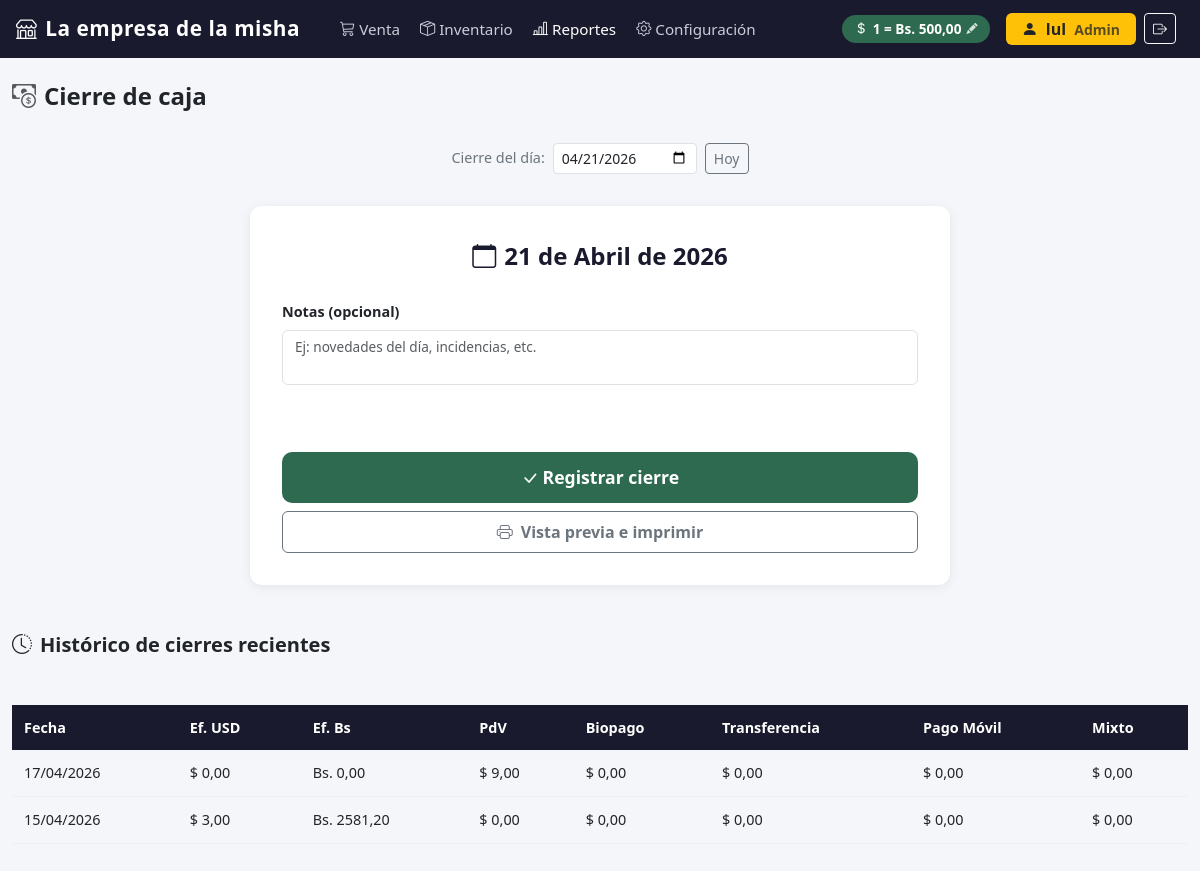
The app's page /reportes/cierre/ (signed in), older data.
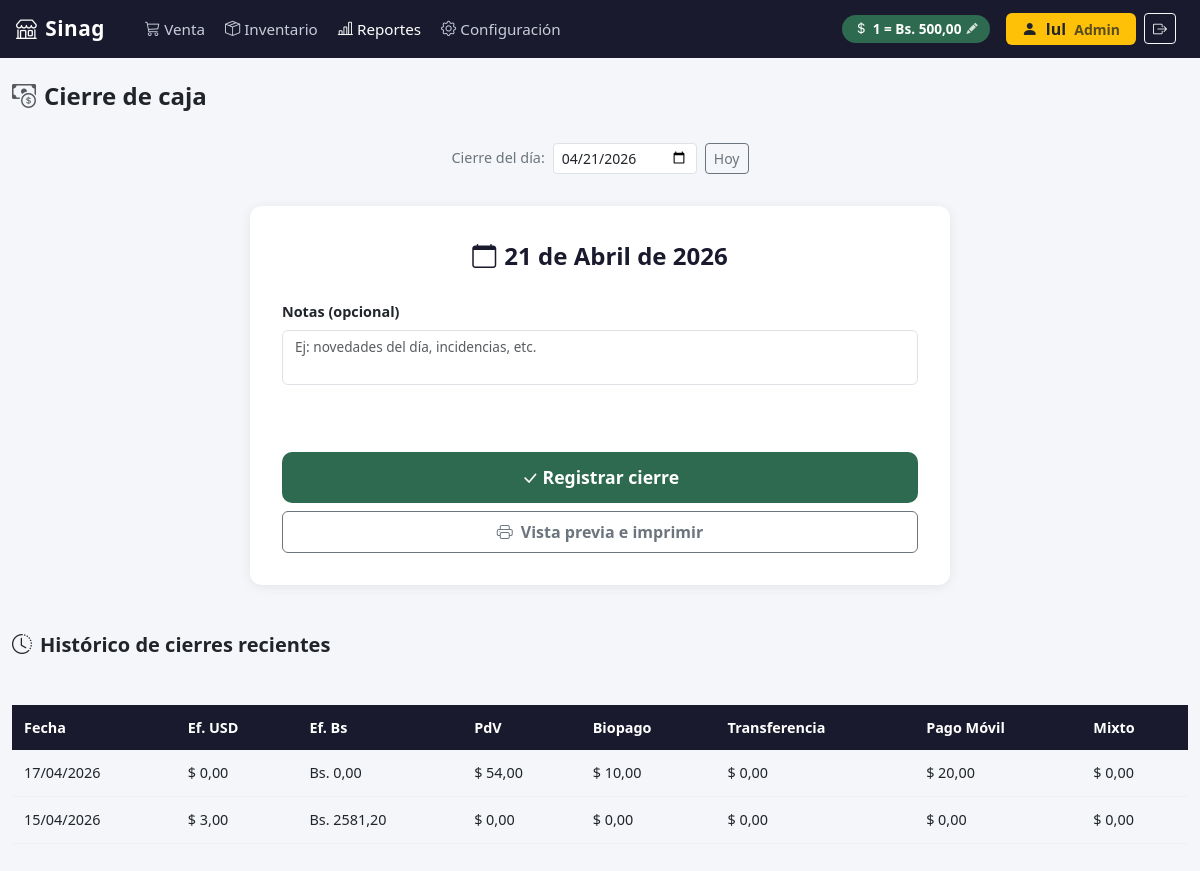
The same page, newer data.
### configuracion/models.py (models this page shows, shortened)
class Empresa(models.Model):
    nombre = models.CharField(max_length=200)
    rif = models.CharField(max_length=20)
    telefono = models.CharField(max_length=20, blank=True)
    direccion = models.TextField(blank=True)
    logo = models.ImageField(upload_to='empresa/', blank=True, null=True)
    imprimir_ticket   = models.BooleanField(default=False)
    nombre_impresora  = models.CharField(max_length=200, blank=True, default='')
    class Meta:
        verbose_name = 'Empresa'

### reportes/models.py (models this page shows, shortened)
class CierreCaja(models.Model):
    fecha_cierre = models.DateTimeField(auto_now_add=True)
    fecha = models.DateField()  # Día del que se cierra
    efectivo_usd_esperado = models.DecimalField(max_digits=10, decimal_places=2, default=0)
    efectivo_bs_esperado = models.DecimalField(max_digits=14, decimal_places=2, default=0)
    efectivo_usd_real = models.DecimalField(max_digits=10, decimal_places=2)
    efectivo_bs_real = models.DecimalField(max_digits=14, decimal_places=2)
    diferencia_usd = models.DecimalField(max_digits=10, decimal_places=2, default=0)
    diferencia_bs = models.DecimalField(max_digits=14, decimal_places=2, default=0)
    punto_de_venta_total = models.DecimalField(max_digits=10, decimal_places=2, default=0)
    biopago_total = models.DecimalField(max_digits=10, decimal_places=2, default=0)
    transferencia_total = models.DecimalField(max_digits=10, decimal_places=2, default=0)
    pago_movil_total = models.DecimalField(max_digits=10, decimal_places=2, default=0)
    mixto_total = models.DecimalField(max_digits=10, decimal_places=2, default=0)
    notas = models.TextField(blank=True)
    class Meta:
        verbose_name = 'Cierre de caja'
        verbose_name_plural = 'Cierres de caja'
        ordering = ['-fecha_cierre']
        unique_together = [['fecha']]  # Solo un cierre por día

### reportes/views.py (the view)
# urls.py: path('cierre/', views.cierre_caja, name='cierre_caja'),
@solo_admin
def cierre_caja(request):
    fecha_str = request.GET.get('fecha', '')
    try:
        fecha = date.fromisoformat(fecha_str)
    except ValueError:
        fecha = timezone.localtime().date()
    ventas_dia = Venta.objects.filter(
        fecha__date=fecha,
        estado='COMPLETADA'
    ).prefetch_related('detalles__producto').order_by('-fecha')
    resumen_metodos = {}
    for codigo_metodo, nombre_metodo in Venta.METODO_PAGO:
        ventas_metodo = ventas_dia.filter(metodo_pago=codigo_metodo)
        total_usd = sum(float(v.total_usd) for v in ventas_metodo)
        total_bs = sum(float(v.total_bs) for v in ventas_metodo)
        resumen_metodos[codigo_metodo] = {
            'nombre': nombre_metodo,
            'codigo': codigo_metodo,
            'total_usd': total_usd,
            'total_bs': total_bs,
            'cantidad': ventas_metodo.count(),
            'ventas': list(ventas_metodo),
        }
    resumen_metodos_lista = list(resumen_metodos.values())
    total_general_usd = sum(m['total_usd'] for m in resumen_metodos_lista)
    total_general_bs  = sum(m['total_bs']  for m in resumen_metodos_lista)
    total_ventas      = sum(m['cantidad']  for m in resumen_metodos_lista)
    cierre_existente = CierreCaja.objects.filter(fecha=fecha).first()
    historico = CierreCaja.objects.order_by('-fecha')[:10]
    moneda = Moneda.objects.first()
    empresa = Empresa.objects.first()
    return render(request, 'reportes/cierre_caja.html', {
        'fecha': fecha,
        'resumen_metodos': resumen_metodos,
        'resumen_metodos_lista': resumen_metodos_lista,
        'total_general_usd': total_general_usd,
        'total_general_bs':  total_general_bs,
        'total_ventas':      total_ventas,
        'cierre_existente':  cierre_existente,
        'historico':         historico,
        'moneda':            moneda,
        'empresa':           empresa,
        'tasa':              moneda.tasa_cambio if moneda else None,
    })

### templates/reportes/cierre_caja.html (shortened to what this page needs)
{% extends "base.html" %}
{% block nav_reportes %}active{% endblock %}
{% block contenido %}
<div style="margin-bottom: 2rem;">
  <h4 class="fw-bold">
    <i class="bi bi-cash-coin me-2 text-muted"></i>Cierre de caja
  </h4>
</div>
<div style="text-align: center; margin-bottom: 2rem;">
  <form method="get" style="display: flex; justify-content: center; gap: .5rem; align-items: center;">
    <label style="font-size: .9rem; color: #6c757d;">Cierre del día:</label>
    <input type="date" name="fecha" value="{{ fecha|date:'Y-m-d' }}"
           class="form-control form-control-sm" style="width: auto; max-width: 180px;"
           onchange="this.form.submit()">
    <a href="{% url 'reportes:cierre_caja' %}" class="btn btn-sm btn-outline-secondary">Hoy</a>
  </form>
</div>
<div class="cierre-card" style="max-width: 700px;">
  <div class="cierre-titulo">
    <i class="bi bi-calendar me-2"></i>{{ fecha.day }} de {{ fecha|date:"F" }} de {{ fecha.year }}
  </div>
  <div style="margin-top: 1.5rem;">
    <label class="form-label" style="font-size: .9rem; font-weight: 600;">Notas (opcional)</label>
    <textarea id="cierre-notas" class="form-control" rows="2"
              placeholder="Ej: novedades del día, incidencias, etc."
              style="font-size: .85rem; resize: none;">{% if cierre_existente %}{{ cierre_existente.notas }}{% endif %}</textarea>
  </div>
  <div id="cierre-feedback" class="cierre-feedback text-danger"></div>
  <div class="d-flex flex-column gap-2 mt-3">
    <button class="btn-cierre" id="btn-guardar-cierre">
      <i class="bi bi-check-lg me-1"></i>Registrar cierre
    </button>
    <button type="button" id="btn-abrir-impresion"
            class="btn btn-outline-secondary w-100 fw-semibold py-2">
      <i class="bi bi-printer me-2"></i>Vista previa e imprimir
    </button>
  </div>
</div>
{% if historico %}
<div style="margin-top: 3rem;">
  <h5 class="fw-bold mb-3"><i class="bi bi-clock-history me-2"></i>Histórico de cierres recientes</h5>
  <div style="overflow-x: auto;">
    <table class="tabla-historico">
      <thead>
        <tr>
          <th>Fecha</th>
          <th>Ef. USD</th>
          <th>Ef. Bs</th>
          <th>PdV</th>
          <th>Biopago</th>
          <th>Transferencia</th>
          <th>Pago Móvil</th>
          <th>Mixto</th>
        </tr>
      </thead>
      <tbody>
        {% for c in historico %}
        <tr>
          <td>{{ c.fecha|date:"d/m/Y" }}</td>
          <td>$ {{ c.efectivo_usd_esperado|floatformat:2 }}</td>
          <td>Bs. {{ c.efectivo_bs_esperado|floatformat:2 }}</td>
          <td>$ {{ c.punto_de_venta_total|floatformat:2 }}</td>
          <td>$ {{ c.biopago_total|floatformat:2 }}</td>
          <td>$ {{ c.transferencia_total|floatformat:2 }}</td>
          <td>$ {{ c.pago_movil_total|floatformat:2 }}</td>
          <td>$ {{ c.mixto_total|floatformat:2 }}</td>
        </tr>
        {% endfor %}
      </tbody>
    </table>
  </div>
</div>
{% endif %}
{% endblock %}

### templates/base.html (shortened to what this page needs)
<!DOCTYPE html>
<html lang="es">
<head>
  <link href="https://cdn.jsdelivr.net/npm/bootstrap@5.3.3/dist/css/bootstrap.min.css" rel="stylesheet">
  <link href="https://cdn.jsdelivr.net/npm/bootstrap-icons@1.11.3/font/bootstrap-icons.min.css" rel="stylesheet">
</head>
<body>
  <nav class="navbar navbar-expand-lg navbar-pos px-3">
    <a class="navbar-brand" href="{% url 'pos:venta' %}">
      <i class="bi bi-shop me-2"></i>{{ empresa.nombre|default:"POS Core" }}
    </a>
    <div class="collapse navbar-collapse" id="navMenu">
      <ul class="navbar-nav me-auto ms-3 gap-1">
        <li class="nav-item">
          <a class="nav-link {% block nav_venta %}{% endblock %}" href="{% url 'pos:venta' %}">
            <i class="bi bi-cart3 me-1"></i>Venta
          </a>
        </li>
        {% if request.user.is_staff %}
        <li class="nav-item">
          <a class="nav-link {% block nav_inventario %}{% endblock %}" href="{% url 'inventario:index' %}">
            <i class="bi bi-box-seam me-1"></i>Inventario
          </a>
        </li>
        <li class="nav-item">
          <a class="nav-link {% block nav_reportes %}{% endblock %}" href="{% url 'reportes:index' %}">
            <i class="bi bi-bar-chart-line me-1"></i>Reportes
          </a>
        </li>
        <li class="nav-item">
          <a class="nav-link {% block nav_config %}{% endblock %}" href="{% url 'configuracion:index' %}">
            <i class="bi bi-gear me-1"></i>Configuración
          </a>
        </li>
        {% endif %}
      </ul>
      {% if request.user.is_staff %}
      <button
        class="tasa-badge me-3 {% if not tasa %}sin-tasa{% endif %}"
        id="btn-abrir-tasa"
        data-bs-toggle="modal"
        data-bs-target="#modalTasa"
        title="Clic para actualizar tasa BCV"
      >
        <i class="bi bi-currency-dollar"></i>
        <span id="tasa-navbar-texto">
          {% if tasa %}1 = Bs. {{ tasa }}{% else %}Sin tasa — clic para configurar{% endif %}
        </span>
        <i class="bi bi-pencil-fill"></i>
      </button>
      {% endif %}
      {% if request.user.is_authenticated %}
      <div class="d-flex align-items-center gap-2 me-2">
        <span class="badge {% if request.user.is_staff %}bg-warning text-dark{% else %}bg-secondary{% endif %} fs-6 px-3 py-2">
          <i class="bi bi-person-fill me-1"></i>
          {{ request.user.get_full_name|default:request.user.username }}
          {% if request.user.is_staff %}<span class="opacity-75 ms-1 small">Admin</span>{% endif %}
        </span>
        <form method="post" action="{% url 'logout' %}" class="d-inline m-0">
          <button type="submit" class="btn btn-outline-light btn-sm" title="Cerrar sesión">
            <i class="bi bi-box-arrow-right"></i>
          </button>
        </form>
      </div>
      {% endif %}
    </div>
  </nav>
  <div class="content-wrapper container-fluid">
    {% block contenido %}{% endblock %}
  </div>
</body>
</html>

Row changes from the older to the newer data that the page shows:
changed Empresa: nombre "La empresa de la misha" → "Sinag"
changed CierreCaja (number 1 of 2 on the later page): punto_de_venta_total "9,00" → "54,00"; biopago_total "0,00" → "10,00"; pago_movil_total "0,00" → "20,00"
